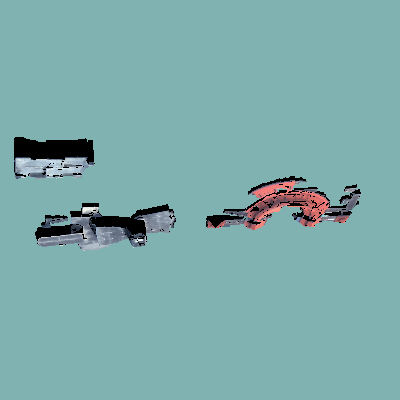

Generate this figure with Python:
#!/usr/bin/env python

# Read a Cesium B3DM (GLB) file and render with textures.

import os

import vtkmodules.vtkInteractionStyle  # noqa: F401
import vtkmodules.vtkRenderingFreeType  # noqa: F401
import vtkmodules.vtkRenderingOpenGL2  # noqa: F401

from vtkmodules.vtkCommonCore import vtkInformation
from vtkmodules.vtkIOGeometry import vtkGLTFReader
from vtkmodules.vtkRenderingCore import (
    vtkActor,
    vtkPolyDataMapper,
    vtkProp,
    vtkRenderWindow,
    vtkRenderWindowInteractor,
    vtkRenderer,
)

# Source
data_dir = os.environ.get("VPE_DATA_DIR", os.path.dirname(os.path.abspath(__file__)))
gltf_reader = vtkGLTFReader()
gltf_reader.SetFileName(os.path.join(data_dir, "jacksonville-gltf", "9", "9.glb"))
gltf_reader.Update()
multi_block = gltf_reader.GetOutput()

# Texture coordinate flip matrix
texture_transform = [1, 0, 0, 0, 0, -1, 0, 1, 0, 0, 1, 0, 0, 0, 0, 1]

# Leaf polydata is nested: multi_block -> scene -> mesh_group -> polydata
mesh_group = multi_block.GetBlock(0).GetBlock(0)

# Mapper + Actor 0
mapper_0 = vtkPolyDataMapper()
mapper_0.SetInputDataObject(mesh_group.GetBlock(0))
actor_0 = vtkActor()
actor_0.SetMapper(mapper_0)
information_0 = vtkInformation()
actor_0.SetPropertyKeys(information_0)
information_0.Set(vtkProp.GENERAL_TEXTURE_TRANSFORM(), texture_transform, 16)
actor_0.SetTexture(gltf_reader.GetTexture(0).GetVTKTexture())

# Mapper + Actor 1
mapper_1 = vtkPolyDataMapper()
mapper_1.SetInputDataObject(mesh_group.GetBlock(1))
actor_1 = vtkActor()
actor_1.SetMapper(mapper_1)
information_1 = vtkInformation()
actor_1.SetPropertyKeys(information_1)
information_1.Set(vtkProp.GENERAL_TEXTURE_TRANSFORM(), texture_transform, 16)
actor_1.SetTexture(gltf_reader.GetTexture(1).GetVTKTexture())

# Mapper + Actor 2
mapper_2 = vtkPolyDataMapper()
mapper_2.SetInputDataObject(mesh_group.GetBlock(2))
actor_2 = vtkActor()
actor_2.SetMapper(mapper_2)
information_2 = vtkInformation()
actor_2.SetPropertyKeys(information_2)
information_2.Set(vtkProp.GENERAL_TEXTURE_TRANSFORM(), texture_transform, 16)
actor_2.SetTexture(gltf_reader.GetTexture(2).GetVTKTexture())

# Renderer
renderer = vtkRenderer()
renderer.AddActor(actor_0)
renderer.AddActor(actor_1)
renderer.AddActor(actor_2)
renderer.SetBackground(0.5, 0.7, 0.7)

# Render window
render_window = vtkRenderWindow()
render_window.AddRenderer(renderer)
render_window.SetWindowName("cesium b3dm reader")
render_window.SetMultiSamples(0)
render_window.SetSize(400, 400)

# Interactor
interactor = vtkRenderWindowInteractor()
interactor.SetRenderWindow(render_window)

# Scene
renderer.ResetCamera()
renderer.GetActiveCamera().Zoom(1.1)

interactor.Initialize()
interactor.Start()
